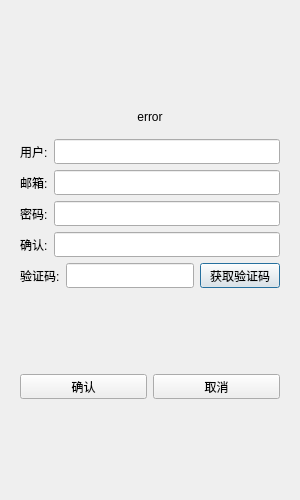
<?xml version="1.0" encoding="UTF-8"?>
<ui version="4.0">
 <class>RegisterDialog</class>
 <widget class="QDialog" name="RegisterDialog">
  <property name="geometry">
   <rect>
    <x>0</x>
    <y>0</y>
    <width>300</width>
    <height>500</height>
   </rect>
  </property>
  <property name="windowTitle">
   <string>Dialog</string>
  </property>
  <layout class="QVBoxLayout" name="verticalLayout_2">
   <item>
    <layout class="QVBoxLayout" name="verticalLayout">
     <item>
      <widget class="QStackedWidget" name="stackedWidget">
       <widget class="QWidget" name="page">
        <layout class="QVBoxLayout" name="verticalLayout_3">
         <item>
          <spacer name="verticalSpacer">
           <property name="orientation">
            <enum>Qt::Vertical</enum>
           </property>
           <property name="sizeHint" stdset="0">
            <size>
             <width>20</width>
             <height>20</height>
            </size>
           </property>
          </spacer>
         </item>
         <item>
          <widget class="QWidget" name="widget" native="true">
           <layout class="QVBoxLayout" name="verticalLayout_4">
            <item>
             <widget class="QLabel" name="errorLabel">
              <property name="text">
               <string>error</string>
              </property>
              <property name="alignment">
               <set>Qt::AlignCenter</set>
              </property>
             </widget>
            </item>
           </layout>
          </widget>
         </item>
         <item>
          <layout class="QHBoxLayout" name="horizontalLayout">
           <item>
            <widget class="QLabel" name="userLabel">
             <property name="minimumSize">
              <size>
               <width>0</width>
               <height>25</height>
              </size>
             </property>
             <property name="maximumSize">
              <size>
               <width>16777215</width>
               <height>25</height>
              </size>
             </property>
             <property name="text">
              <string>用户:</string>
             </property>
            </widget>
           </item>
           <item>
            <widget class="QLineEdit" name="userEdit">
             <property name="minimumSize">
              <size>
               <width>0</width>
               <height>25</height>
              </size>
             </property>
             <property name="maximumSize">
              <size>
               <width>16777215</width>
               <height>25</height>
              </size>
             </property>
            </widget>
           </item>
          </layout>
         </item>
         <item>
          <layout class="QHBoxLayout" name="horizontalLayout_2">
           <item>
            <widget class="QLabel" name="emailLabel">
             <property name="minimumSize">
              <size>
               <width>0</width>
               <height>25</height>
              </size>
             </property>
             <property name="maximumSize">
              <size>
               <width>16777215</width>
               <height>25</height>
              </size>
             </property>
             <property name="text">
              <string>邮箱:</string>
             </property>
            </widget>
           </item>
           <item>
            <widget class="QLineEdit" name="emailEdit">
             <property name="minimumSize">
              <size>
               <width>0</width>
               <height>25</height>
              </size>
             </property>
             <property name="maximumSize">
              <size>
               <width>16777215</width>
               <height>25</height>
              </size>
             </property>
            </widget>
           </item>
          </layout>
         </item>
         <item>
          <layout class="QHBoxLayout" name="horizontalLayout_6">
           <item>
            <widget class="QLabel" name="pwdLabel">
             <property name="minimumSize">
              <size>
               <width>0</width>
               <height>25</height>
              </size>
             </property>
             <property name="maximumSize">
              <size>
               <width>16777215</width>
               <height>25</height>
              </size>
             </property>
             <property name="text">
              <string>密码:</string>
             </property>
            </widget>
           </item>
           <item>
            <widget class="QLineEdit" name="pwdEdit">
             <property name="minimumSize">
              <size>
               <width>0</width>
               <height>25</height>
              </size>
             </property>
             <property name="maximumSize">
              <size>
               <width>16777215</width>
               <height>25</height>
              </size>
             </property>
            </widget>
           </item>
          </layout>
         </item>
         <item>
          <layout class="QHBoxLayout" name="horizontalLayout_7">
           <item>
            <widget class="QLabel" name="confirmLabel">
             <property name="minimumSize">
              <size>
               <width>0</width>
               <height>25</height>
              </size>
             </property>
             <property name="maximumSize">
              <size>
               <width>16777215</width>
               <height>25</height>
              </size>
             </property>
             <property name="text">
              <string>确认:</string>
             </property>
            </widget>
           </item>
           <item>
            <widget class="QLineEdit" name="confirmEdit">
             <property name="minimumSize">
              <size>
               <width>0</width>
               <height>25</height>
              </size>
             </property>
             <property name="maximumSize">
              <size>
               <width>16777215</width>
               <height>25</height>
              </size>
             </property>
            </widget>
           </item>
          </layout>
         </item>
         <item>
          <layout class="QHBoxLayout" name="horizontalLayout_8">
           <item>
            <widget class="QLabel" name="varifyLabel">
             <property name="minimumSize">
              <size>
               <width>0</width>
               <height>25</height>
              </size>
             </property>
             <property name="maximumSize">
              <size>
               <width>16777215</width>
               <height>25</height>
              </size>
             </property>
             <property name="text">
              <string>验证码:</string>
             </property>
            </widget>
           </item>
           <item>
            <widget class="QLineEdit" name="verifyEdit">
             <property name="minimumSize">
              <size>
               <width>0</width>
               <height>25</height>
              </size>
             </property>
             <property name="maximumSize">
              <size>
               <width>16777215</width>
               <height>25</height>
              </size>
             </property>
            </widget>
           </item>
           <item>
            <widget class="QPushButton" name="getCode">
             <property name="minimumSize">
              <size>
               <width>0</width>
               <height>25</height>
              </size>
             </property>
             <property name="maximumSize">
              <size>
               <width>16777215</width>
               <height>25</height>
              </size>
             </property>
             <property name="text">
              <string>获取验证码</string>
             </property>
            </widget>
           </item>
          </layout>
         </item>
         <item>
          <spacer name="verticalSpacer_3">
           <property name="orientation">
            <enum>Qt::Vertical</enum>
           </property>
           <property name="sizeHint" stdset="0">
            <size>
             <width>20</width>
             <height>40</height>
            </size>
           </property>
          </spacer>
         </item>
         <item>
          <layout class="QHBoxLayout" name="horizontalLayout_9">
           <item>
            <widget class="QPushButton" name="confirmBtn">
             <property name="minimumSize">
              <size>
               <width>0</width>
               <height>25</height>
              </size>
             </property>
             <property name="maximumSize">
              <size>
               <width>16777215</width>
               <height>25</height>
              </size>
             </property>
             <property name="text">
              <string>确认</string>
             </property>
            </widget>
           </item>
           <item>
            <widget class="QPushButton" name="cancelBtn">
             <property name="minimumSize">
              <size>
               <width>0</width>
               <height>25</height>
              </size>
             </property>
             <property name="maximumSize">
              <size>
               <width>16777215</width>
               <height>25</height>
              </size>
             </property>
             <property name="text">
              <string>取消</string>
             </property>
            </widget>
           </item>
          </layout>
         </item>
         <item>
          <spacer name="verticalSpacer_2">
           <property name="orientation">
            <enum>Qt::Vertical</enum>
           </property>
           <property name="sizeHint" stdset="0">
            <size>
             <width>20</width>
             <height>40</height>
            </size>
           </property>
          </spacer>
         </item>
        </layout>
       </widget>
       <widget class="QWidget" name="page_2"/>
      </widget>
     </item>
    </layout>
   </item>
  </layout>
 </widget>
 <resources/>
 <connections/>
</ui>
